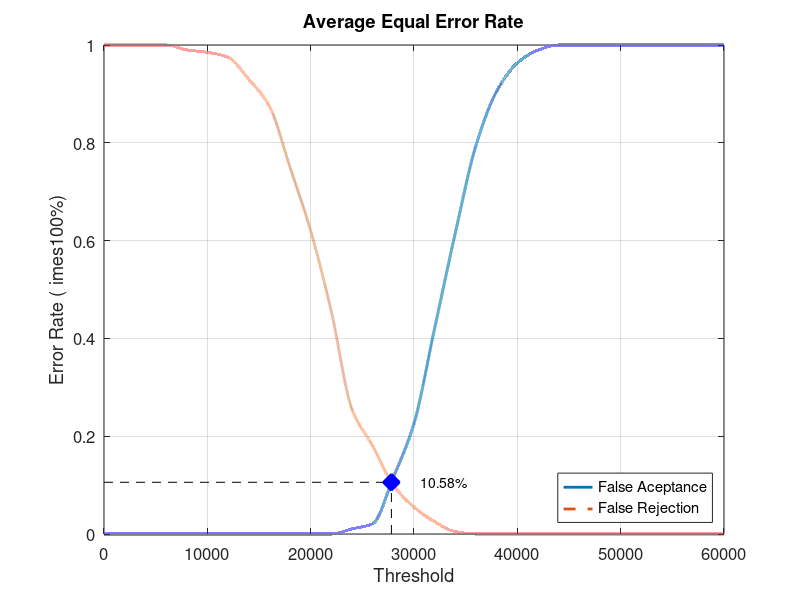
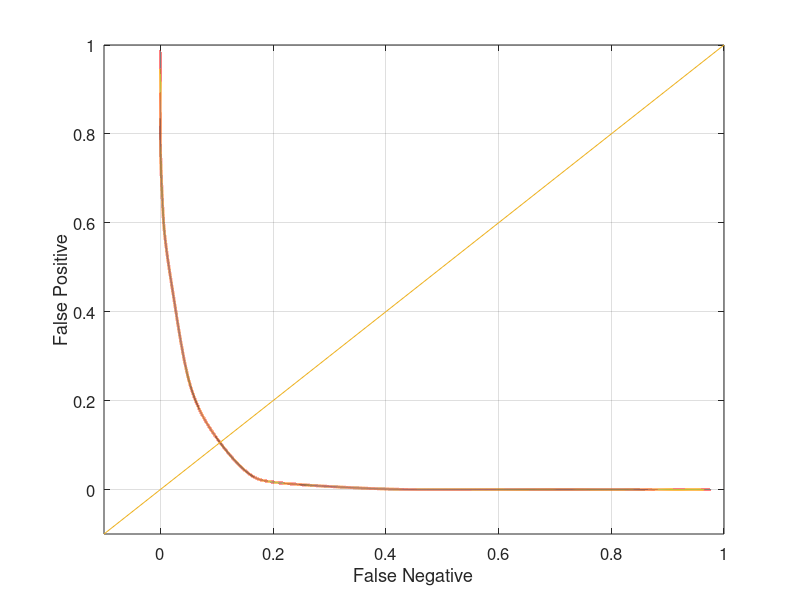

MATLAB code for these plots, in order:
close all;
clear;
clc;
x = 0:2000:60000;
xq = 0:0.5:60000;

y0 = [0 0 0 0 0 0 0 0 0 0 0 0 0.0105263 0.0210526 0.115789 0.226316 0.421053 0.615789 0.794737 0.905263 0.963158 0.989474 1 1 1 1 1 1 1 1 1]
yy0 = interp1(x, y0, xq, 'pchip');
y1 = [1 1 1 1 0.99 0.985 0.975 0.93 0.875 0.75 0.62 0.455 0.255 0.18 0.1 0.055 0.025 0.005 0 0 0 0 0 0 0 0 0 0 0 0 0]
yy1 = interp1(x, y1, xq, 'pchip');

% Calculating EER: 
y2 = abs(y0 - y1);
find(y2 == min(y2))
yy2 = abs(yy0 - yy1);
xEER = find(yy2 == min(yy2));
xEERIndex = xq(xEER) % X-axis EER
yEER = yy0(xEER) % Y-axis EER

main = figure
plot(xq, yy0,'-','LineWidth', 2);	hold on
plot(xq, yy1,'--','LineWidth', 2);	hold on
plot([xEERIndex xEERIndex], [0 yEER], 'k--');	hold on
plot([0 xEERIndex], [yEER yEER], 'k--');	hold on
plot(xEERIndex, yEER, 'bx', 'LineWidth', 10);	hold on
text(xEERIndex + 10 * xEERIndex / 100, yEER, [num2str(round((10000 * yEER)) / 100) '%'])
legend('False Aceptance', 'False Rejection', 'Location', 'SouthEast')
xlabel('Threshold')
ylabel('Error Rate (	imes100%)')
title('Average Equal Error Rate')
set(gca, 'FontSize', 12)
axis([0 60000 0 1])
grid on

print(main, 'Database5_3Main', '-dpng');
FNRxFPR = figure('Color', [1 1 1]);
plot(yy1, yy0, '-', yy1, yy0, 'LineWidth', 2);
hold on
y = -0.1:0.1:1
plot(y, y); 
set(gca, 'FontSize', 12)
xlabel('False Negative')
ylabel('False Positive')
axis([-0.1 1 -0.1 1])
set(gca, 'FontSize', 12)
grid on

print(FNRxFPR, 'Database5_3FNRxFPR','-dpng');
